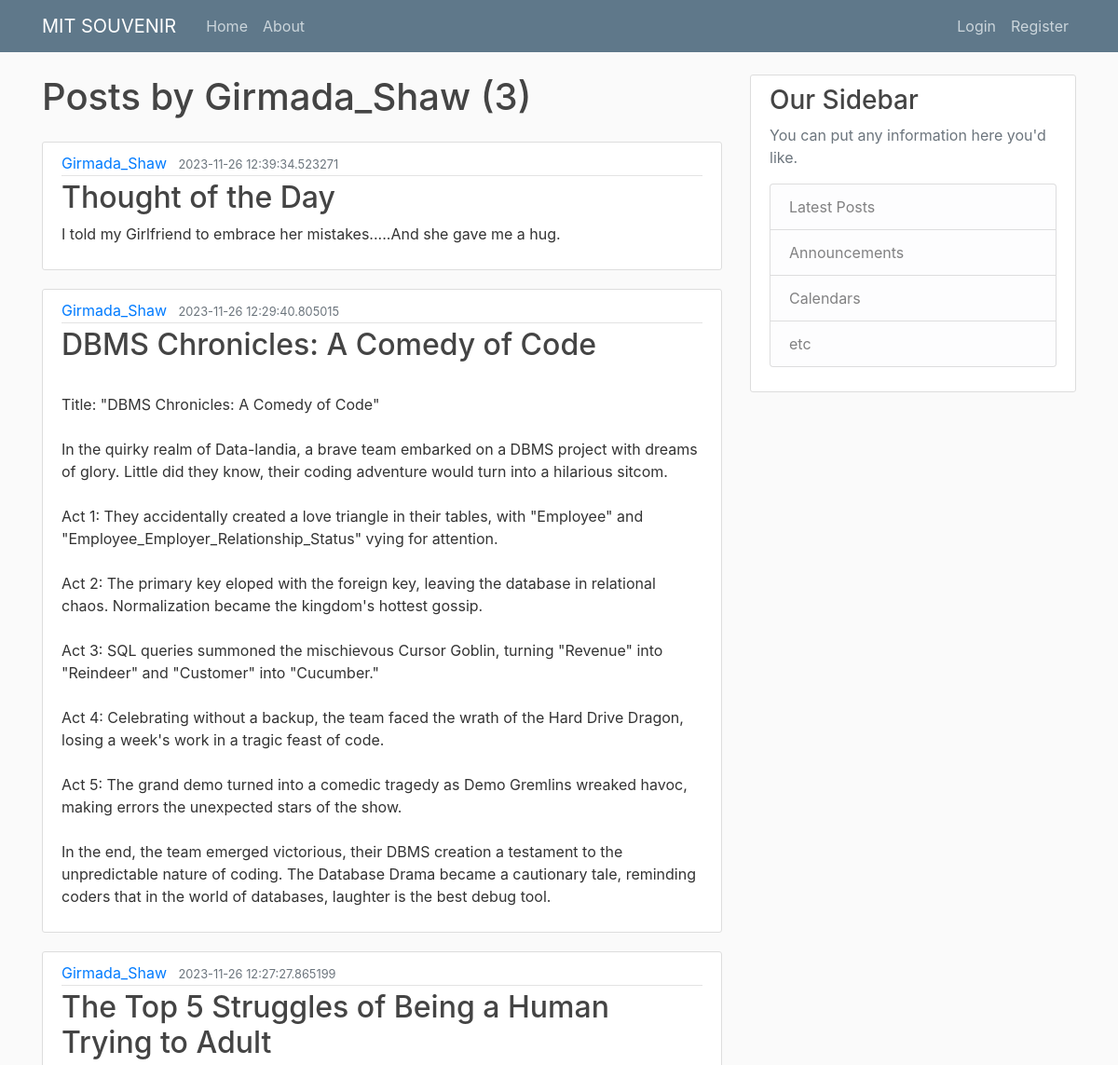
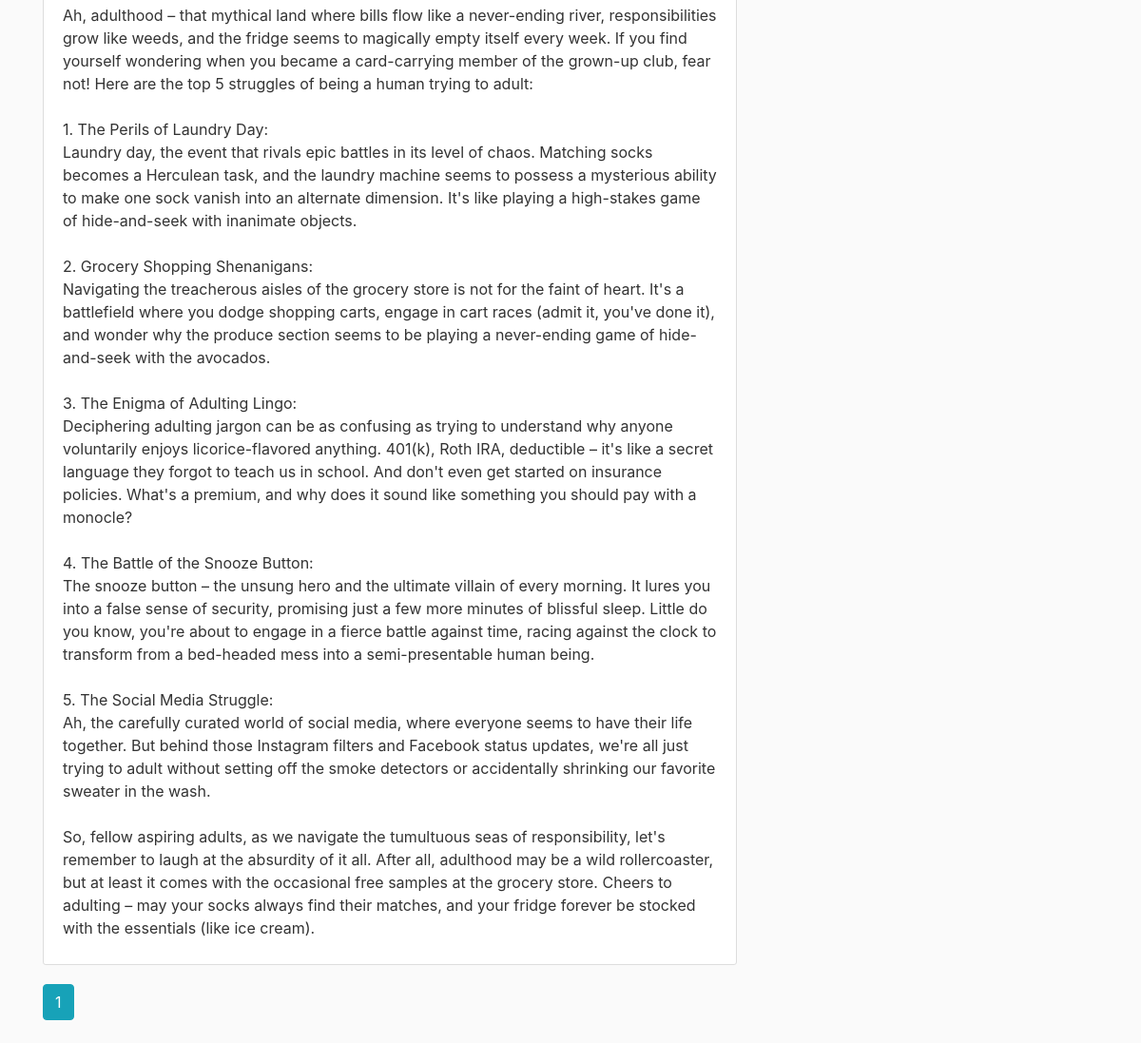
Screenshot of /user/Girmada_Shaw with the database file from the repository (2 pictures, top to bottom).
### app/models.py (models this page shows, shortened)
class User(db.Model, UserMixin):
    id = db.Column(db.Integer, primary_key=True)
    username = db.Column(db.String(20), unique=True, nullable=False)
    email = db.Column(db.String(120), unique=True, nullable=False)
    image_file = db.Column(db.String(20), nullable=False, default='default.jpg')
    password = db.Column(db.String(60), nullable=False)
    posts = db.relationship('Post', backref='author', lazy=True)
    def __repr__(self):
        return f"User('{self.username}', '{self.email}', '{self.image_file}')"

class Post(db.Model):
    id = db.Column(db.Integer, primary_key=True)
    title = db.Column(db.String(100), nullable=False)
    date_posted = db.Column(db.DateTime , nullable=False, default=datetime.utcnow)
    content = db.Column(db.Text, nullable=False)
    user_id = db.Column(db.Integer, db.ForeignKey('user.id'), nullable=False)

### app/routes.py (the view)
@app.route("/user/<string:username>")
def user_posts(username):
    page = request.args.get('page', 1, type=int)
    user = User.query.filter_by(username=username).first_or_404()
    posts = Post.query.filter_by(author=user)\
        .order_by(Post.date_posted.desc())\
        .paginate(page=page, per_page=5)
    return render_template('user_posts.html', posts=posts, user=user)

### app/templates/user_posts.html
{% extends "layout.html" %}
{% block content %}
    <h1 class="mb-4"> Posts by {{ user.username }} ({{ posts.total }})</h1>
    {% for post in posts.items %}
    <article class="media content-section">
        <div class="media-body">
          <div class="article-metadata">
            <a class="mr-2" href="{{ url_for('user_posts',username=post.author.username) }}">{{ post.author.username }}</a>
            <small class="text-muted">{{ post.date_posted }}</small>
          </div>
          <h2><a class="article-title" href="#">{{ post.title }}</a></h2>
          <p class="article-content">{{ post.content }}</p>
        </div>
    </article>
    {% endfor %}
    {% for page_num in posts.iter_pages( left_edge=1 , right_edge=1 , left_current=1 , right_current=2) %}
      {% if page_num %}
        {% if posts.page == page_num %}
          <a class="btn btn-info mb-4" href="{{ url_for('user_posts',username=user.username,page=page_num) }}" > {{ page_num }}</a>
          {% else %}
            <a class="btn btn-outline-info mb-4" href="{{ url_for('user_posts', username=user.username, page=page_num) }}" > {{ page_num }}</a>
        {% endif %}
          {% else %}
            ...
      {% endif %}
    {% endfor %}
{% endblock content %}

### app/static/main.css (style rules this page uses)
body { background: #fafafa; color: #333333; margin-top: 5rem; }
h1, h2, h3, h4, h5, h6 { color: #444444; }
.content-section { background: #ffffff; padding: 10px 20px; border: 1px solid #dddddd; border-radius: 3px; margin-bottom: 20px; }
.article-title { color: #444444; }
.article-content { white-space: pre-line; }
.article-metadata { padding-bottom: 1px; margin-bottom: 4px; border-bottom: 1px solid #e3e3e3 }

### rows the page displays
User: username "Girmada_Shaw"
Post: author.username "Girmada_Shaw", date_posted "2023-11-26 12:39:34.523271", title "Thought of the Day", content "I told my Girlfriend to embrace her mistakes.....And she gave me a hug."
Post: author.username "Girmada_Shaw", date_posted "2023-11-26 12:29:40.805015", title "DBMS Chronicles: A Comedy of Code", content "Title: \"DBMS Chronicles: A Comedy of Code\" In the quirky realm of Data-landia, a brave team embarked on a DBMS project with dreams of glory. Little did they know, their coding adventure would turn into a hilarious sitcom. Act 1: They accidentally created a love triangle in their tables, with \"Employee\" and \"Employee_Employer_Relationship_Status\" vying for attention. Act 2: The primary key eloped with the foreign key, leaving the database in relational chaos. Normalization became the kingdom's hottest gossip. Act 3: SQL queries summoned the mischievous Cursor Goblin, turning \"Revenue\" into \"Reindeer\" and \"Customer\" into \"Cucumber.\" Act 4: Celebrating without a backup, the team faced the…"
Post: author.username "Girmada_Shaw", date_posted "2023-11-26 12:27:27.865199", title "The Top 5 Struggles of Being a Human Trying to Adult", content "Ah, adulthood – that mythical land where bills flow like a never-ending river, responsibilities grow like weeds, and the fridge seems to magically empty itself every week. If you find yourself wondering when you became a card-carrying member of the grown-up club, fear not! Here are the top 5 struggles of being a human trying to adult: 1. The Perils of Laundry Day: Laundry day, the event that rivals epic battles in its level of chaos. Matching socks becomes a Herculean task, and the laundry machine seems to possess a mysterious ability to make one sock vanish into an alternate dimension. It's like playing a high-stakes game of hide-and-seek with inanimate objects. 2. Grocery Shopping…"

### other values shown
{{ posts.total }} "3"
{{ page_num }} "1"
